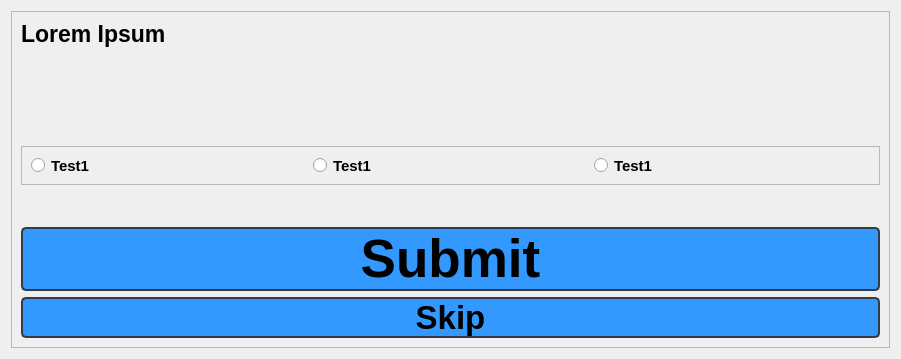
                  <widget class="QWidget" name="SubjectSpanish_QuizPage">
                   <layout class="QGridLayout" name="gridLayout_20">
                    <item row="0" column="0">
                     <widget class="QFrame" name="frame_18">
                      <property name="frameShape">
                       <enum>QFrame::StyledPanel</enum>
                      </property>
                      <property name="frameShadow">
                       <enum>QFrame::Raised</enum>
                      </property>
                      <layout class="QFormLayout" name="formLayout_27">
                       <item row="0" column="0" colspan="2">
                        <widget class="QLabel" name="SpanishQuiz_QuestionText">
                         <property name="font">
                          <font>
                           <pointsize>17</pointsize>
                           <weight>75</weight>
                           <bold>true</bold>
                          </font>
                         </property>
                         <property name="text">
                          <string>Lorem Ipsum</string>
                         </property>
                         <property name="scaledContents">
                          <bool>false</bool>
                         </property>
                         <property name="wordWrap">
                          <bool>true</bool>
                         </property>
                        </widget>
                       </item>
                       <item row="1" column="0" colspan="2">
                        <spacer name="verticalSpacer_3">
                         <property name="orientation">
                          <enum>Qt::Vertical</enum>
                         </property>
                         <property name="sizeType">
                          <enum>QSizePolicy::Maximum</enum>
                         </property>
                         <property name="sizeHint" stdset="0">
                          <size>
                           <width>859</width>
                           <height>87</height>
                          </size>
                         </property>
                        </spacer>
                       </item>
                       <item row="2" column="0" colspan="2">
                        <widget class="QFrame" name="SpanishFrame_RadioButtons">
                         <property name="frameShape">
                          <enum>QFrame::StyledPanel</enum>
                         </property>
                         <property name="frameShadow">
                          <enum>QFrame::Raised</enum>
                         </property>
                         <layout class="QGridLayout" name="gridLayout_21">
                          <item row="0" column="0">
                           <widget class="QRadioButton" name="SpanishQuizRadioButton_1">
                            <property name="font">
                             <font>
                              <pointsize>11</pointsize>
                              <weight>75</weight>
                              <bold>true</bold>
                             </font>
                            </property>
                            <property name="styleSheet">
                             <string notr="true">QRadioButton::indicator:checked {
    background-color:      green;
  
}</string>
                            </property>
                            <property name="text">
                             <string>Test1</string>
                            </property>
                           </widget>
                          </item>
                          <item row="0" column="1">
                           <widget class="QRadioButton" name="SpanishQuizRadioButton_2">
                            <property name="font">
                             <font>
                              <pointsize>11</pointsize>
                              <weight>75</weight>
                              <bold>true</bold>
                             </font>
                            </property>
                            <property name="styleSheet">
                             <string notr="true">QRadioButton::indicator:checked {
    background-color:      green;
  
}</string>
                            </property>
                            <property name="text">
                             <string>Test1</string>
                            </property>
                           </widget>
                          </item>
                          <item row="0" column="2">
                           <widget class="QRadioButton" name="SpanishQuizRadioButton_3">
                            <property name="font">
                             <font>
                              <pointsize>11</pointsize>
                              <weight>75</weight>
                              <bold>true</bold>
                             </font>
                            </property>
                            <property name="styleSheet">
                             <string notr="true">QRadioButton::indicator:checked {
    background-color:      green;
  
}</string>
                            </property>
                            <property name="text">
                             <string>Test1</string>
                            </property>
                           </widget>
                          </item>
                         </layout>
                        </widget>
                       </item>
                       <item row="4" column="0" colspan="2">
                        <widget class="QPushButton" name="SpanishQuizButton_Submit">
                         <property name="font">
                          <font>
                           <pointsize>40</pointsize>
                           <weight>75</weight>
                           <bold>true</bold>
                          </font>
                         </property>
                         <property name="styleSheet">
                          <string notr="true">QPushButton {
	border: 2px solid rgb(52, 59, 72);
	border-radius: 5px;	
	 background: #3399ff;
}
QPushButton:hover {
	background-color: #2b82d9;
	border: 2px solid rgb(61, 70, 86);
}
QPushButton:pressed {	
	background-color: rgb(35, 40, 49);
	border: 2px solid rgb(43, 50, 61);
}</string>
                         </property>
                         <property name="text">
                          <string>Submit</string>
                         </property>
                        </widget>
                       </item>
                       <item row="5" column="0" colspan="2">
                        <widget class="QPushButton" name="SpanishQuizButton_Skip">
                         <property name="font">
                          <font>
                           <pointsize>25</pointsize>
                           <weight>75</weight>
                           <bold>true</bold>
                          </font>
                         </property>
                         <property name="styleSheet">
                          <string notr="true">QPushButton {
	border: 2px solid rgb(52, 59, 72);
	border-radius: 5px;	
	 background: #3399ff;
}
QPushButton:hover {
	background-color: #2b82d9;
	border: 2px solid rgb(61, 70, 86);
}
QPushButton:pressed {	
	background-color: rgb(35, 40, 49);
	border: 2px solid rgb(43, 50, 61);
}</string>
                         </property>
                         <property name="text">
                          <string>Skip</string>
                         </property>
                        </widget>
                       </item>
                       <item row="3" column="0" colspan="2">
                        <spacer name="verticalSpacer_4">
                         <property name="orientation">
                          <enum>Qt::Vertical</enum>
                         </property>
                         <property name="sizeType">
                          <enum>QSizePolicy::Maximum</enum>
                         </property>
                         <property name="sizeHint" stdset="0">
                          <size>
                           <width>859</width>
                           <height>30</height>
                          </size>
                         </property>
                        </spacer>
                       </item>
                      </layout>
                     </widget>
                    </item>
                   </layout>
                  </widget>
